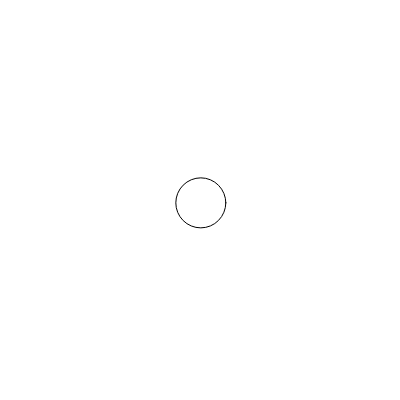
Frame 1 (no input)
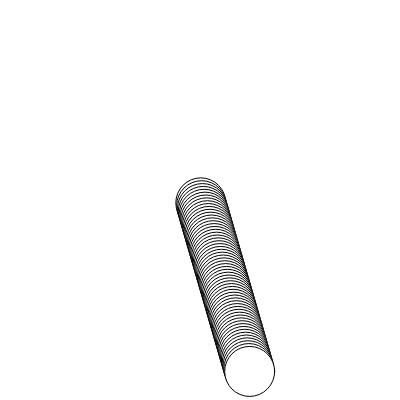
Frame 60 (no input)
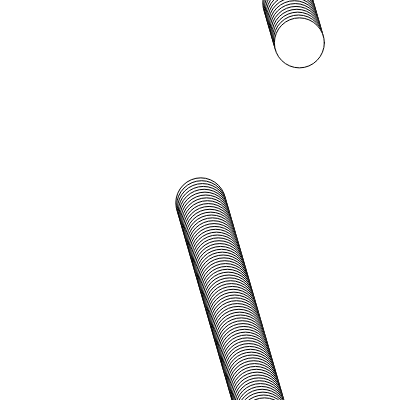
Frame 120 (the mouse pressed at the canvas centre since frame 60)

The p5.js sketch that drew these frames (run headless with seeded random() and noise() and a simulated clock; from frame 60 on, the mouse is pressed at the canvas centre):

// p5.js sketch
// ── sketch.js
let size = 50
let speedY;
let speedX
let x = 200;
let y = 200;

function setup() {
  createCanvas(400,400);
  speedY = random (4);
  speedX = random (4)
  console.log(speedX);
}

function draw() {
  //background(120);

  x = x + speedX;
  y = y + speedY
  fill (255);
  ellipse(x, y, size, size);
  //make ball move from left to right
  //function moveRight
  if (x>425){
    x=0;
  }
  if (y>500){
    y=0;
  }
}
  //if ball reaches right, move to left
